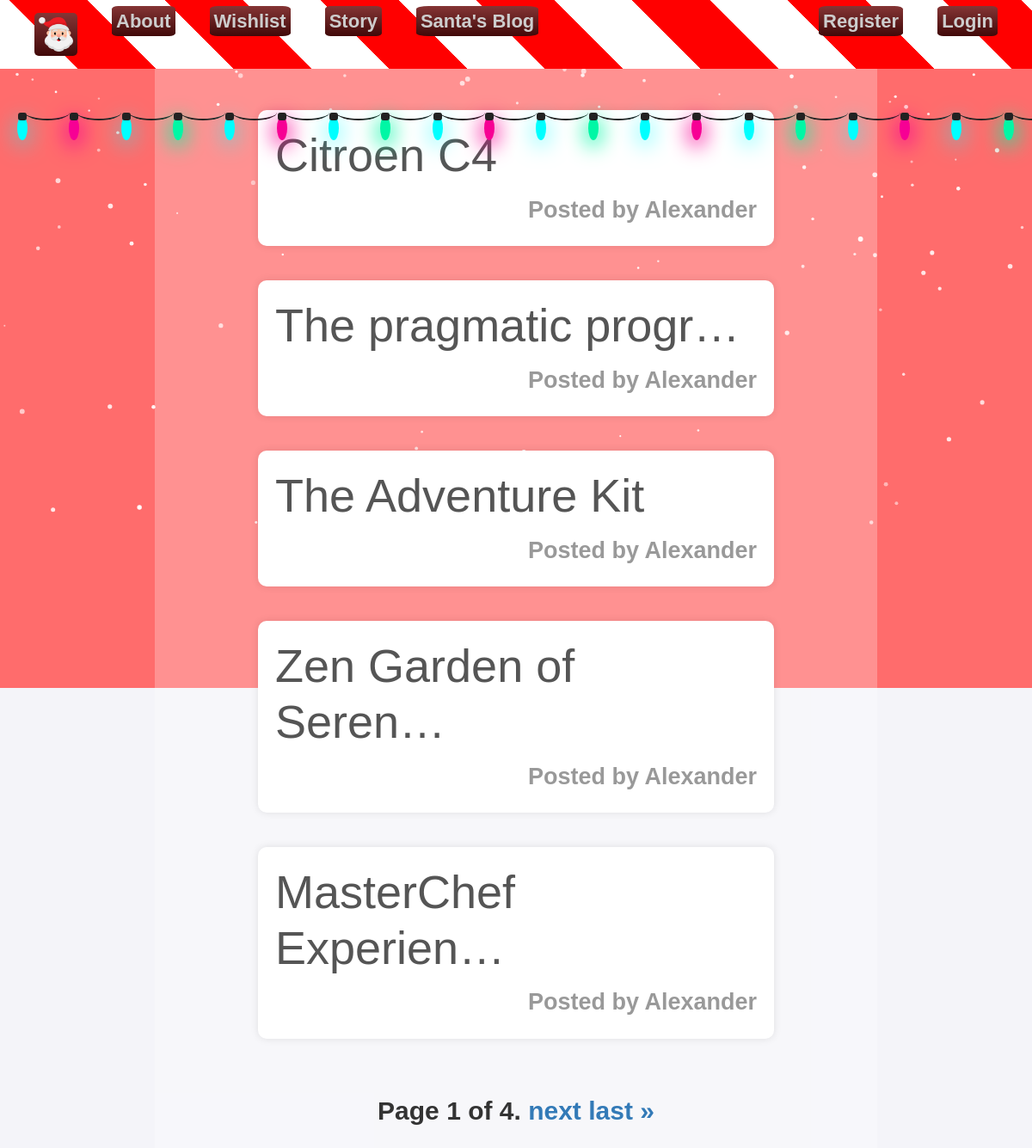
/dashboard/, run on the app's committed database.
### SantasWorkshop/presents/models.py (models this page shows)
class Present(models.Model):
    PRESENT_MAX_LENGTH = 40
    name = models.CharField(
        max_length=PRESENT_MAX_LENGTH,
        blank=False,
    )
    description = models.TextField(
        max_length=200,
        blank=False,
    )
    image = models.URLField(
        blank=False,
        help_text='Help Santa identify this present!',
    )
    user = models.ForeignKey(
        to=UserModel,
        on_delete=models.CASCADE,
        related_name='presents'
    )

### SantasWorkshop/accounts/models.py (models this page shows, shortened)
class Profile(models.Model):
    user = models.OneToOneField(
        AppUser,
        on_delete=models.CASCADE,
        primary_key=True,
        related_name='profile'
    )
    age = models.IntegerField(
        validators=[
            MaxValueValidator(100),
        ],
        blank=True,
        null=True,
        default=None,
    )
    first_name = models.CharField(
        max_length=30,
        blank=True,
        null=True,
    )
    last_name = models.CharField(
        max_length=30,
        blank=True,
        null=True,
    )
    image = models.ImageField(
        upload_to='profile_photos/',
        blank=True,
        null=True,
    )

### SantasWorkshop/base/views.py (the view)
# urls.py: path('dashboard/', DashboardView.as_view(), name='dash'),
class DashboardView(ListView):
    template_name = 'presents/dashboard.html'
    context_object_name = 'presents'
    paginate_by = 5
    def get_queryset(self):
        queryset = Present.objects.all()
        if 'query' in self.request.GET:
            query = self.request.GET.get('query')
            queryset = queryset.filter(name__icontains=query)
        return queryset

### templates/presents/dashboard.html (shortened to what this page needs)
{% extends 'common/base.html' %}
{% load static %}
{% block content %}
    <div class="container">
        <div class="posts">
            {% for present in presents %}
                <a href="{% url 'present-details' present.pk %}">
                    <div class="post">
                        <h2> {{ present.name|truncatechars:20 }} </h2>
                        <div class="post-meta">
                            <span>Posted by {% if present.user.profile.first_name %}
                                {{ present.user.profile.first_name }}
                            {% else %}
                                {{ present.user.username }}
                            {% endif %}</span>
                        </div>
                    </div>
                </a>
            {% empty %}
                <h1 class="no-posts">No presents wished for yet</h1>
            {% endfor %}
            {% if not page_obj.has_next and page_obj.number == 1 %}
                <p></p>
            {% else %}
                <div class="pagination">
                    <span class="step-links">
                        <span class="current">
                            Page {{ page_obj.number }} of {{ page_obj.paginator.num_pages }}.
                        </span>
                        {% if page_obj.has_next %}
                            <a href="?page={{ page_obj.next_page_number }}">next</a>
                            <a href="?page={{ page_obj.paginator.num_pages }}">last &raquo;</a>
                        {% endif %}
                    </span>
                </div>
            {% endif %}
        </div>
    </div>
{% endblock %}

### static/css/main.css (style rules this page uses)
* { box-sizing: border-box; margin: 0; padding: 0; }
body { font-family: "Roboto", sans-serif; font-weight: 300; font-style: normal; background-color: #f3f0f0; line-height: 1.6; color: #333; }
.container { width: 80%; margin: 0 auto; padding: 20px; max-width: 1200px; }
h2 { font-size: 1.8rem; margin-bottom: 10px; }
a { text-decoration: none; color: #337ab7; }
.post { padding: 20px; border-radius: 10px; background-color: #ffffff; box-shadow: 0 0 10px rgba(0, 0, 0, 0.1); margin-bottom: 20px; }
.post h2 { margin: 0; color: #555; text-align: left; }
.post-meta { margin-top: 10px; display: flex; justify-content: end; font-size: 0.9em; color: #999; }
.posts { margin-top: 20px; display: flex; flex-direction: column; gap: 20px; }

### static/css/nav.css (style rules this page uses)
body, html { margin: 0; padding: 0; overflow-x: hidden; }

### static/css/snow.css (style rules this page uses)
body, html { margin: 0; height: auto; font-weight: 700; font-size: 30px; color: #FFF; }

### static/css/dashboard.css (style rules this page uses)
.pagination { display: flex; justify-content: center; gap: 15px; margin-top: 20px; }

### static/css/about.css (style rules this page uses)
body { font-family: 'Arial', sans-serif; background-color: #f4f4f9; color: #333; }
main h2 { color: #c62828; text-align: center; margin-bottom: 1rem; }

### data on the page
Present: name "Citroen C4", user.profile.first_name "Alexander"
Present: name "The pragmatic progr…", user.profile.first_name "Alexander"
Present: name "The Adventure Kit", user.profile.first_name "Alexander"
Present: name "Zen Garden of Seren…", user.profile.first_name "Alexander"
Present: name "MasterChef Experien…", user.profile.first_name "Alexander"

### other printed values
{{ page_obj.number }} "1"
{{ page_obj.paginator.num_pages }} "4"
